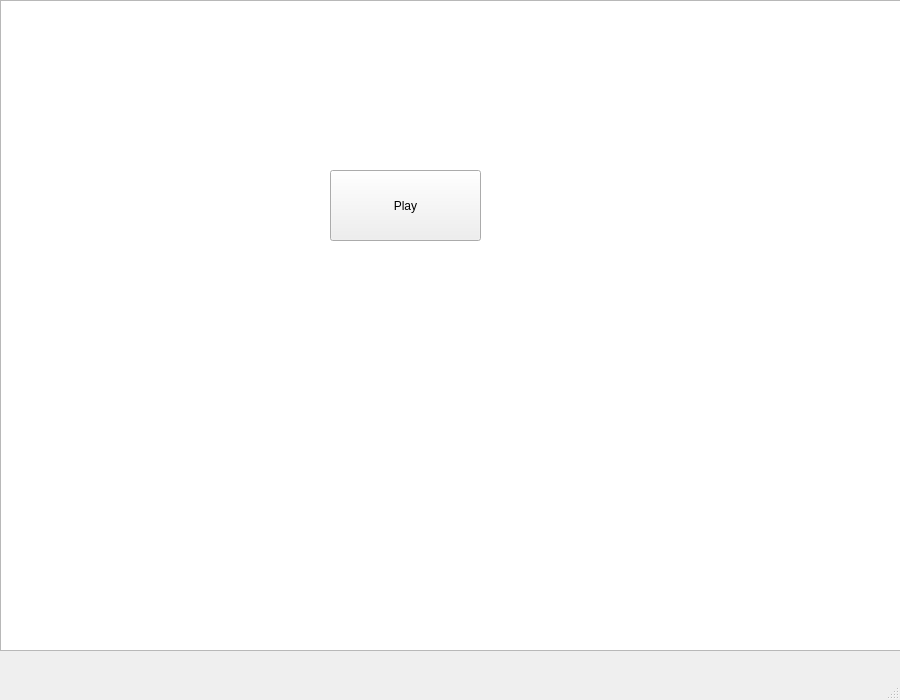
<?xml version="1.0" encoding="UTF-8"?>
<ui version="4.0">
 <class>MainWindow</class>
 <widget class="QMainWindow" name="MainWindow">
  <property name="geometry">
   <rect>
    <x>0</x>
    <y>0</y>
    <width>900</width>
    <height>700</height>
   </rect>
  </property>
  <property name="sizePolicy">
   <sizepolicy hsizetype="Expanding" vsizetype="Expanding">
    <horstretch>0</horstretch>
    <verstretch>0</verstretch>
   </sizepolicy>
  </property>
  <property name="windowTitle">
   <string>MainWindow</string>
  </property>
  <widget class="QWidget" name="centralWidget">
   <widget class="QGraphicsView" name="Room">
    <property name="geometry">
     <rect>
      <x>0</x>
      <y>-10</y>
      <width>640</width>
      <height>640</height>
     </rect>
    </property>
    <property name="maximumSize">
     <size>
      <width>1024</width>
      <height>1024</height>
     </size>
    </property>
    <property name="baseSize">
     <size>
      <width>1024</width>
      <height>1024</height>
     </size>
    </property>
    <property name="autoFillBackground">
     <bool>true</bool>
    </property>
    <property name="styleSheet">
     <string notr="true">background-image: url(:/new/prefix1/DungeonFloor.png);</string>
    </property>
   </widget>
   <widget class="QTextEdit" name="textEdit">
    <property name="geometry">
     <rect>
      <x>650</x>
      <y>390</y>
      <width>241</width>
      <height>41</height>
     </rect>
    </property>
    <property name="placeholderText">
     <string/>
    </property>
   </widget>
   <widget class="QTextEdit" name="OutputBox">
    <property name="geometry">
     <rect>
      <x>650</x>
      <y>11</y>
      <width>241</width>
      <height>371</height>
     </rect>
    </property>
   </widget>
   <widget class="QPushButton" name="pushButton">
    <property name="geometry">
     <rect>
      <x>260</x>
      <y>10</y>
      <width>121</width>
      <height>111</height>
     </rect>
    </property>
    <property name="styleSheet">
     <string notr="true">border-image: url(:/new/prefix1/GateBlue.png);</string>
    </property>
    <property name="text">
     <string/>
    </property>
   </widget>
   <widget class="QPushButton" name="pushButton_2">
    <property name="geometry">
     <rect>
      <x>510</x>
      <y>253</y>
      <width>121</width>
      <height>121</height>
     </rect>
    </property>
    <property name="styleSheet">
     <string notr="true">border-image: url(:/new/prefix1/GateBlueRight.png);</string>
    </property>
    <property name="text">
     <string/>
    </property>
   </widget>
   <widget class="QPushButton" name="pushButton_3">
    <property name="geometry">
     <rect>
      <x>10</x>
      <y>260</y>
      <width>121</width>
      <height>111</height>
     </rect>
    </property>
    <property name="styleSheet">
     <string notr="true">border-image: url(:/new/prefix1/GateBlueLeft.png);</string>
    </property>
    <property name="text">
     <string/>
    </property>
   </widget>
   <widget class="QPushButton" name="pushButton_4">
    <property name="geometry">
     <rect>
      <x>260</x>
      <y>500</y>
      <width>131</width>
      <height>121</height>
     </rect>
    </property>
    <property name="styleSheet">
     <string notr="true">border-image: url(:/new/prefix1/GateBlueDown.png);</string>
    </property>
    <property name="text">
     <string/>
    </property>
   </widget>
   <widget class="QGraphicsView" name="Map">
    <property name="geometry">
     <rect>
      <x>70</x>
      <y>150</y>
      <width>491</width>
      <height>331</height>
     </rect>
    </property>
    <property name="styleSheet">
     <string notr="true">border-image: url(:/new/prefix1/Map.png);</string>
    </property>
   </widget>
   <widget class="QPushButton" name="MapButton">
    <property name="geometry">
     <rect>
      <x>650</x>
      <y>450</y>
      <width>91</width>
      <height>31</height>
     </rect>
    </property>
    <property name="text">
     <string>Map</string>
    </property>
   </widget>
   <widget class="QGraphicsView" name="CoverScreen">
    <property name="geometry">
     <rect>
      <x>0</x>
      <y>0</y>
      <width>901</width>
      <height>651</height>
     </rect>
    </property>
   </widget>
   <widget class="QPushButton" name="playButton">
    <property name="geometry">
     <rect>
      <x>330</x>
      <y>170</y>
      <width>151</width>
      <height>71</height>
     </rect>
    </property>
    <property name="text">
     <string>Play</string>
    </property>
   </widget>
  </widget>
  <widget class="QMenuBar" name="menubar">
   <property name="geometry">
    <rect>
     <x>0</x>
     <y>0</y>
     <width>900</width>
     <height>21</height>
    </rect>
   </property>
  </widget>
  <widget class="QStatusBar" name="statusbar"/>
 </widget>
 <resources/>
 <connections/>
</ui>
